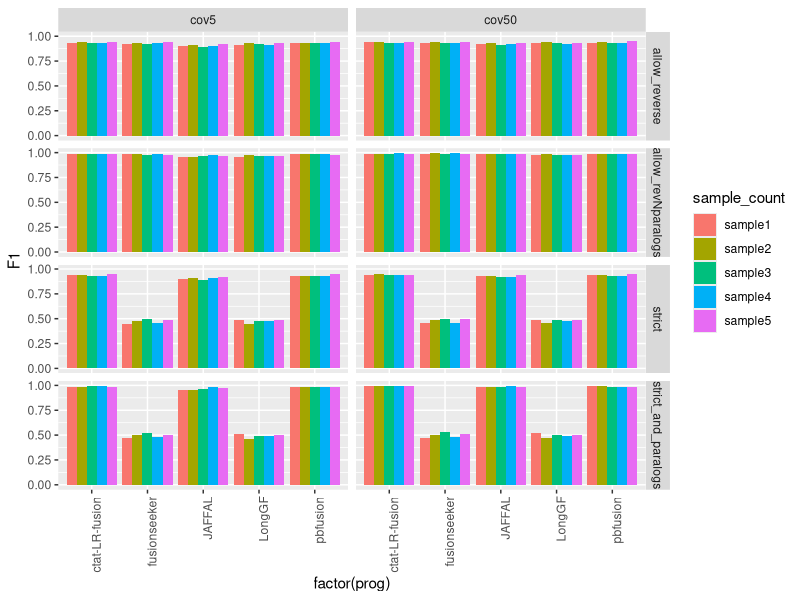
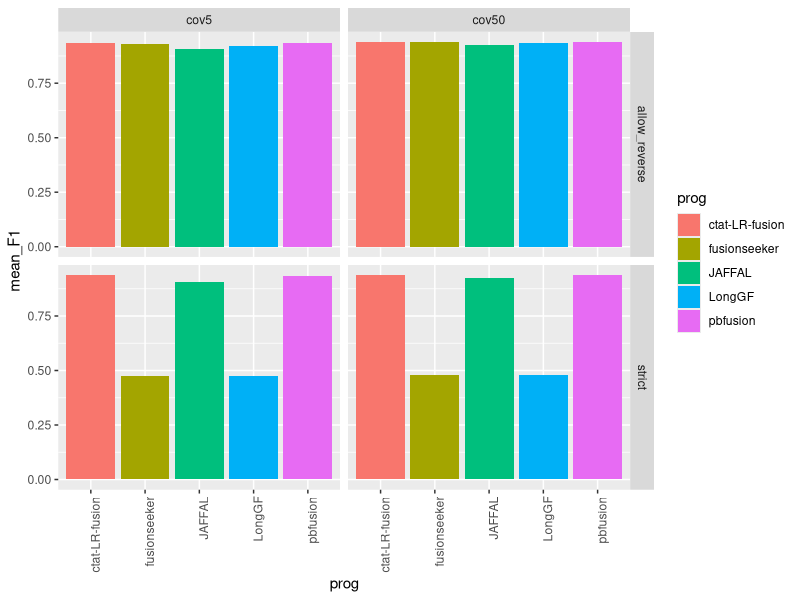
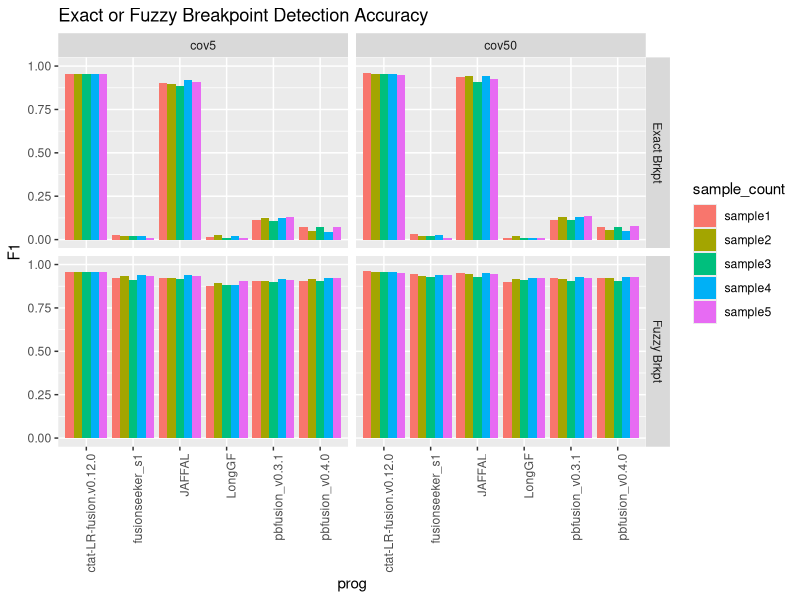
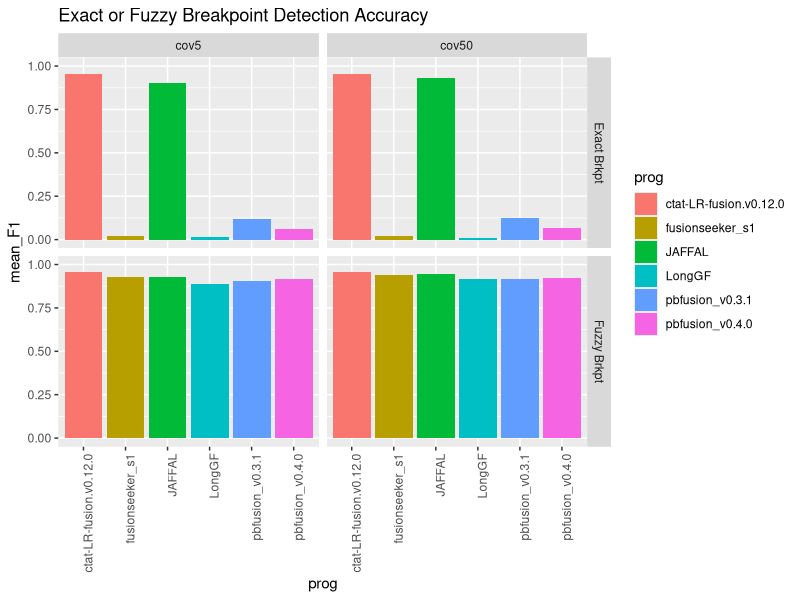
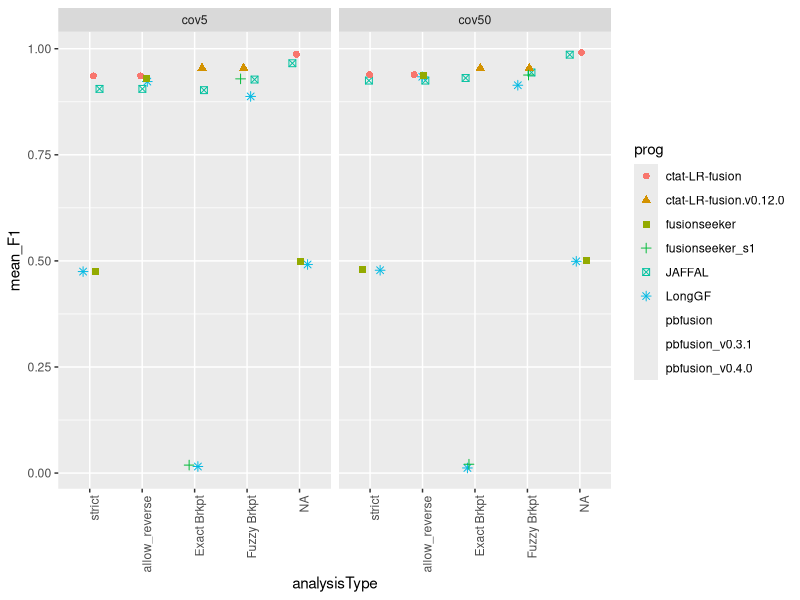
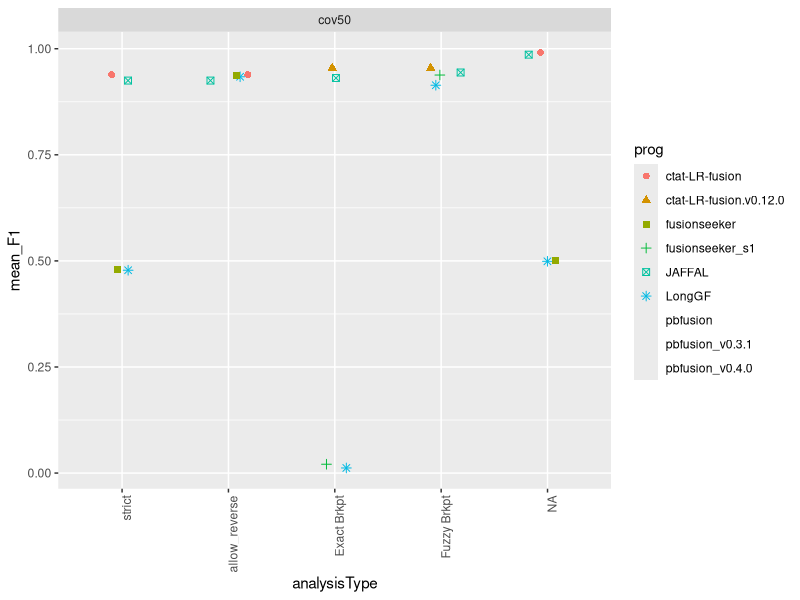

Reproduce these figures in R, in order.
## ---- chunk 1
knitr::opts_chunk$set(echo = TRUE)
library(tidyverse)
## ---- chunk 2

max_F1_data = read.table("data/max_F1_summary.tsv", header=T, sep="\t") %>% 
    filter(! grepl("flair", prog)) 

max_F1_data %>% head()

## ---- chunk 3

# barplot

p_barplot = max_F1_data %>% ggplot(aes(x=factor(prog), y=F1)) +
        geom_bar(stat='identity', position='dodge', aes(fill=sample_count)) +
        facet_grid(vars(analysisType), vars(coverage_level)) + 
    theme(axis.text.x = element_text(angle = 90, hjust = 1)) 

p_barplot

## ---- chunk 4



mean_samples_F1 = max_F1_data %>% 
    group_by(coverage_level, prog, analysisType) %>%
    summarize(mean_F1 = mean(F1))


mean_samples_F1 %>%
        filter(analysisType %in% c('strict', 'allow_reverse')) %>%
        ggplot() +
        geom_col(aes(x=prog, y=mean_F1, fill=prog)) +
        facet_grid(vars(analysisType), vars(coverage_level)) + 
    theme(axis.text.x = element_text(angle = 90, hjust = 1)) 


## ---- chunk 5
breakpoint_data = read.table("data/breakpoint_maxF1_data.tsv", sep="\t", header=T) %>%
    filter(prog != 'flairfusion')
    


breakpoint_data$coverage_level = factor(breakpoint_data$coverage_level, levels=c('cov5', 'cov50'))

brkpt_accuracy_plot = breakpoint_data %>% ggplot(aes(x=prog, y=F1, fill=sample_count)) +
        geom_bar(stat='identity', position='dodge', aes(fill=sample_count)) +
        facet_grid(vars(analysisType), vars(coverage_level)) +
        ggtitle("Exact or Fuzzy Breakpoint Detection Accuracy") +
        ylim(0,1) +
        theme(axis.text.x = element_text(angle = 90, hjust = 1)) 



brkpt_accuracy_plot 

## ---- chunk 6

breakpoint_mean_F1_stats = breakpoint_data %>% group_by(coverage_level, analysisType, prog) %>% 
    summarize(mean_F1 = mean(F1, na.rm=T))


breakpoint_mean_F1_stats %>% ggplot() +
        geom_col(aes(x=prog, y=mean_F1, fill=prog)) +
        facet_grid(vars(analysisType), vars(coverage_level)) +
        ggtitle("Exact or Fuzzy Breakpoint Detection Accuracy") +
        ylim(0,1)  +
        theme(axis.text.x = element_text(angle = 90, hjust = 1)) 


## ---- chunk 7

combined_results = bind_rows(mean_samples_F1,
                             breakpoint_mean_F1_stats)

combined_results %>% head()



## ---- chunk 8

combined_results %>%
        filter(analysisType != "allow_revNparalogs") %>%
        mutate(analysisType = factor(analysisType, 
                            levels=c('strict', 'allow_reverse', 'Exact Brkpt', 'Fuzzy Brkpt') )) %>%
    ggplot() +
    geom_jitter(aes(x=analysisType, y=mean_F1, color=prog, shape=prog), width=0.2, height=0, size=rel(2)) +

    facet_wrap(~coverage_level) +
     theme(axis.text.x = element_text(angle = 90, hjust = 1)) 
    

## ---- chunk 9

# just cov50

combined_results %>%
        filter(coverage_level == 'cov50') %>%
        filter(analysisType != "allow_revNparalogs") %>%
        mutate(analysisType = factor(analysisType, 
                            levels=c('strict', 'allow_reverse', 'Exact Brkpt', 'Fuzzy Brkpt') )) %>%
    ggplot() +
    geom_jitter(aes(x=analysisType, y=mean_F1, color=prog, shape=prog), width=0.2, height=0, size=rel(2)) +

    facet_wrap(~coverage_level) +
     theme(axis.text.x = element_text(angle = 90, hjust = 1)) 
    
    

## ---- chunk 10

write.table(combined_results %>%
        filter(coverage_level == 'cov50') %>%
        filter(analysisType != "allow_revNparalogs") %>%
        mutate(analysisType = factor(analysisType, 
                            levels=c('strict', 'allow_reverse', 'Exact Brkpt', 'Fuzzy Brkpt') )),
        
        file = "ONT_sim.combined_results.tsv", sep="\t", row.names=F, quote=F)
